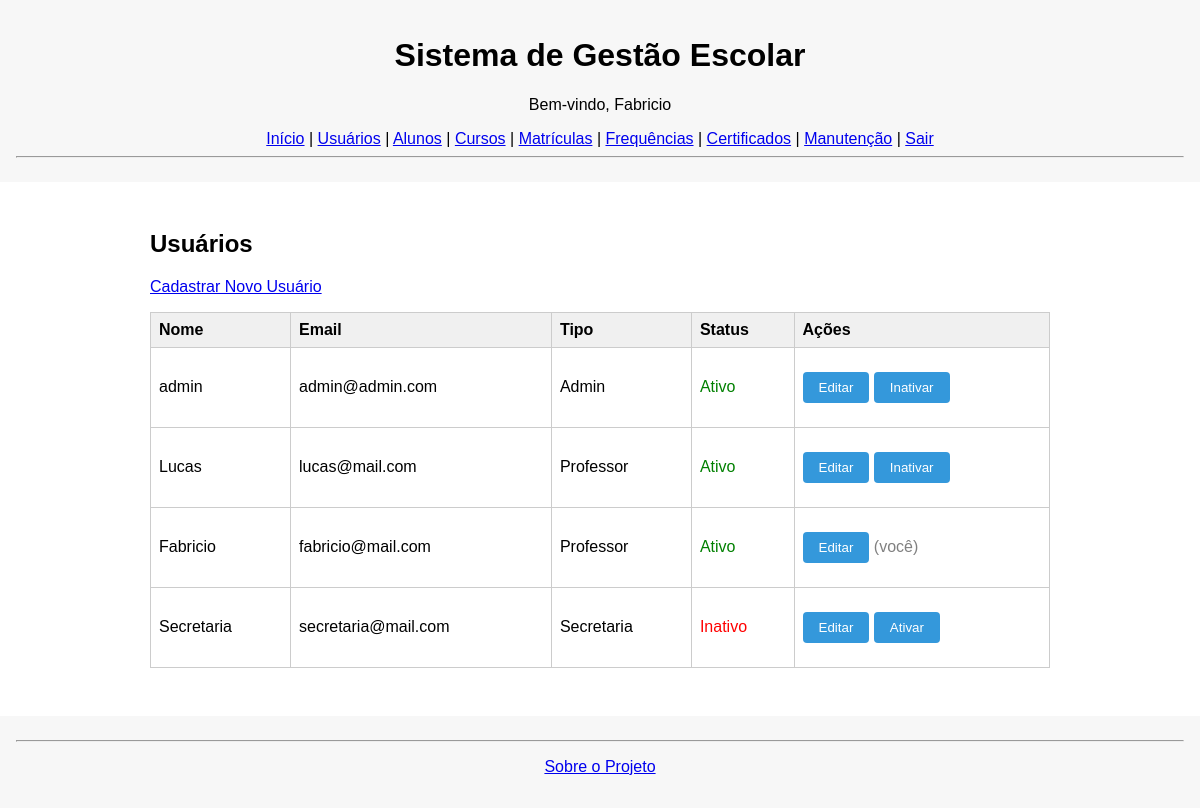
/usuarios (signed in), run on the app's committed database.
### tables this page shows
CREATE TABLE usuarios (
            id INTEGER PRIMARY KEY AUTOINCREMENT,
            nome TEXT,
            email TEXT UNIQUE,
            senha TEXT,
            tipo TEXT CHECK(tipo IN ('Admin', 'Professor', 'Secretaria')),
            ativo INTEGER DEFAULT 1,
            created_at DATETIME DEFAULT CURRENT_TIMESTAMP
        );

### app.py (the view)
@app.route('/usuarios')
def usuarios():
    if 'usuario' not in session:
        return redirect(url_for('login'))
    usuarios = listar_usuarios()
    return render_template('usuarios.html', usuarios=usuarios)

### database.py (called while the page is built)
def conectar():
    con = sqlite3.connect('sge.db')
    con.row_factory = sqlite3.Row
    con.execute("PRAGMA foreign_keys = ON")
    return con

def listar_usuarios():
    con = conectar()
    cur = con.cursor()
    cur.execute("SELECT * FROM usuarios")
    usuarios = cur.fetchall()
    con.close()
    return usuarios

### templates/usuarios.html
{% extends "base.html" %}
{% block content %}
<div class="container">
    <h2>Usuários</h2>
    <p><a href="{{ url_for('usuarios_novo') }}" class="button">Cadastrar Novo Usuário</a></p>
    <table>
        <thead>
            <tr>
                <th>Nome</th>
                <th>Email</th>
                <th>Tipo</th>
                <th>Status</th>
                <th>Ações</th>
            </tr>
        </thead>
        <tbody>
            {% for u in usuarios %}
            <tr>
                <td>{{ u['nome'] }}</td>
                <td>{{ u['email'] }}</td>
                <td>{{ u['tipo'] }}</td>
                <td>
                    {% if u['ativo'] %}
                        <span style="color:green;">Ativo</span>
                    {% else %}
                        <span style="color:red;">Inativo</span>
                    {% endif %}
                </td>
                <td>
                    <form action="{{ url_for('editar_usuario', id=u['id']) }}" method="get" style="display:inline;">
                        <button type="submit" class="btn">Editar</button>
                    </form>
                    {% if u['id'] != session['usuario_id'] %}
                        <form method="POST" action="{{ url_for('alternar_status_usuario', id=u['id']) }}" style="display:inline;">
                            {% if u['ativo'] %}
                                <button type="submit" class="btn">Inativar</button>
                            {% else %}
                                <button type="submit" class="btn">Ativar</button>
                            {% endif %}
                        </form>
                    {% else %}
                        <span style="color: gray;">(você)</span>
                    {% endif %}
                </td>
            </tr>
            {% endfor %}
        </tbody>
    </table>
</div>
{% endblock %}

### templates/base.html (shortened to what this page needs)
<!DOCTYPE html>
<html lang="pt-br">
<head>
    <link rel="stylesheet" href="{{ url_for('static', filename='css/style.css') }}">
</head>
<body>
<header>
    <h1>Sistema de Gestão Escolar</h1>
    {% if session.get('usuario') %}
        <p>Bem-vindo, {{ session['usuario'] }}</p>
        <nav>
            <a href="{{ url_for('dashboard') }}">Início</a> |
            <a href="{{ url_for('usuarios') }}">Usuários</a> |
            <a href="{{ url_for('alunos') }}">Alunos</a> |
            <a href="{{ url_for('cursos') }}">Cursos</a> |
            <a href="{{ url_for('matriculas') }}">Matrículas</a> |
            <a href="{{ url_for('frequencias') }}">Frequências</a> |
            <a href="{{ url_for('certificados') }}">Certificados</a> |
            <a href="{{ url_for('manutencao') }}">Manutenção</a> |
            <a href="{{ url_for('logout') }}">Sair</a>
        </nav>
    {% else %}
        <nav>
            <a href="{{ url_for('login') }}">Login</a> |
        </nav>
    {% endif %}
    <hr>
</header>
    <main>
        {% block content %}{% endblock %}
    </main>
    <footer>
        <hr>
    <p><a href="{{ url_for('sobre') }}">Sobre o Projeto</a></p>
    </footer>
</body>
</html>

### static/css/style.css (style rules this page uses)
body { font-family: Arial, sans-serif; margin: 0; padding: 0; background-color: #ffffff; }
header, footer { text-align: center; padding: 1rem; background-color: #f7f7f7; }
.container { max-width: 900px; margin: 2rem auto; padding: 1rem; background: #fff; border-radius: 8px; }
h2, h3 { margin-top: 0; }
button, input[type="submit"] { padding: 0.5rem 1rem; background-color: #3498db; color: #fff; border: none; border-radius: 4px; cursor: pointer; }
table { width: 100%; border-collapse: collapse; margin-top: 1rem; }
th, td { border: 1px solid #ccc; padding: 0.5rem; text-align: left; }
th { background-color: #f0f0f0; }
.btn { display: inline-block; margin: 1rem 0; padding: 0.5rem 1rem; background-color: #3498db; color: white; text-decoration: none; border-radius: 4px; }

### data on the page
usuarios: usuario "Fabricio", nome "Fabricio", email "fabricio@mail.com", tipo "Professor", ativo "Ativo", shows "(você)"
usuarios: nome "admin", email "admin@admin.com", tipo "Admin", ativo "Ativo"
usuarios: nome "Lucas", email "lucas@mail.com", tipo "Professor", ativo "Ativo"
usuarios: nome "Secretaria", email "secretaria@mail.com", tipo "Secretaria", ativo "Inativo"
